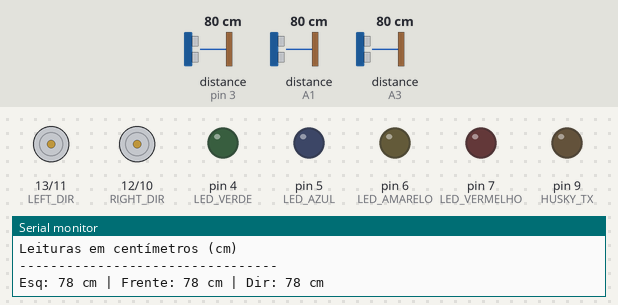
The sketch below on a simulated Arduino Uno, built with avr-gcc and run on an emulated ATmega328P. On the bench: direction and speed pins drawn as motors (green arrow = direction pin HIGH = forward, orange = LOW = backward, longer = more drive), output pins drawn as LEDs (lit = HIGH), the last lines printed to the serial monitor. Wiring (inferred from the names in the program): 3 × ultrasonic range finder: trigger pin 2, echo pin 3 / trigger A0, echo A1 / trigger A2, echo A3. The inputs (shaded band) are chosen by the test bench; at power-on: distance to the obstacle (sensors on pin 3, A1, A3) 80 cm. The echo pulse lasts 58.3 µs per cm; pins used as bus, display or sensor lines are not drawn.

Above: at 0.3 s.
At 1.2 s:
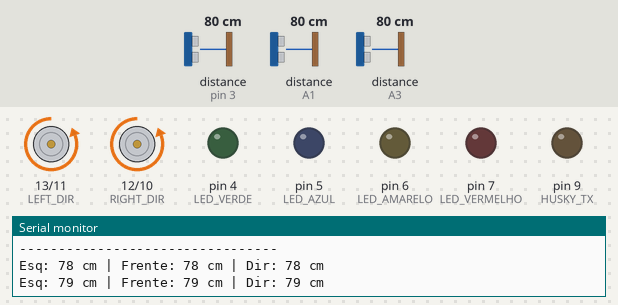
1.3 s: distance to the obstacle (sensor on pin 3) set to 2 cm
At 2.0 s:
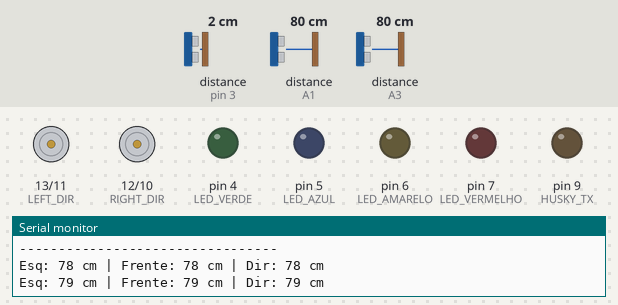
5.5 s: distance to the obstacle (sensor on A1) set to 24 cm
9.0 s: distance to the obstacle (sensor on A1) set to 19 cm
13.2 s: distance to the obstacle (sensor on A3) set to 23 cm
16.7 s: distance to the obstacle (sensor on A3) set to 19 cm
20.6 s: distance to the obstacle (sensor on A3) set to 35 cm
Timing chart, 0 to 25.8 s (numbered marks = the images above; inputs shaded):
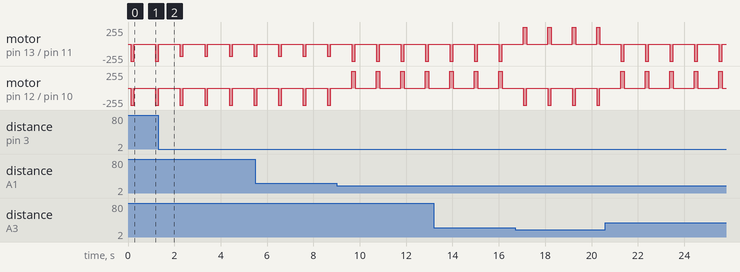

The sketch:

LABIRINTO_SENSORES_1.ino
```cpp
// ===============================================
// 🚗 CARRO ROBÔ LABIRINTO - REGRA DA DIREITA COM CORREÇÃO DE CENTRO
// Projeto: AI CHALLENGER - AzoresBot
// Baseado em: 3_sensores_serial_monitor.ino, AI_SEGUE_LINHA_v1.ino, AI_CHALLENGER_MOVIMENTO.ino
// Funcionalidade: Resolve labirinto seguindo a "regra da mão direita" com 3 sensores HC-SR04
//                 + Correção de trajetória para manter centro do corredor (desvia se <3cm de parede lateral)
//                 + Vira à direita só se espaço >20cm
// Driver de motores: L298P
// Configuração: Corredores de 40cm largura, carro de 20cm largura, sensores laterais a ~10cm de paredes no centro
// Movimentos: Alta velocidade (255), duração de 10ms, parada de 800ms
// Pinos extras: Incluídos para HuskyLens (8/9), OLED (A4/A5 I2C), LEDs (4-7), mesmo sem uso
// ===============================================

// --- LIGAÇÕES DOS SENSORES ---
#define TRIG_F A0  // Sensor Frente: Trigger
#define ECHO_F A1  // Sensor Frente: Echo
#define TRIG_L 2   // Sensor Esquerda: Trigger
#define ECHO_L 3   // Sensor Esquerda: Echo
#define TRIG_R A2  // Sensor Direita: Trigger
#define ECHO_R A3  // Sensor Direita: Echo

// --- LIGAÇÕES DOS MOTORES (L298P) ---
// Motor Direito: DIR (M1) = 12 (LOW = frente, HIGH = reverso), PWM (E1) = 10
// Motor Esquerdo: DIR (M2) = 13 (LOW = frente, HIGH = reverso), PWM (E2) = 11
#define RIGHT_DIR 12  // M1: Direção motor direito
#define RIGHT_PWM 10  // E1: PWM motor direito
#define LEFT_DIR 13   // M2: Direção motor esquerdo
#define LEFT_PWM 11   // E2: PWM motor esquerdo

// --- PINOS EXTRAS (MESMO SEM USO) ---
// HuskyLens (câmera): RX=8, TX=9 (SoftwareSerial)
#define HUSKY_RX 8
#define HUSKY_TX 9
// OLED: SDA=A4, SCL=A5 (I2C padrão)
// LEDs: Verde=4, Azul=5, Amarelo=6, Vermelho=7
#define LED_VERDE 4
#define LED_AZUL 5
#define LED_AMARELO 6
#define LED_VERMELHO 7

// --- CONFIGURAÇÕES ---
#define THRESHOLD 20       // Distância mínima para obstáculo frontal ou esquerda (cm)
#define RIGHT_THRESHOLD 20 // Distância mínima para virar à direita (cm) - mais estrito
#define MIN_SIDE_DIST 10    // Distância mínima lateral para correção (cm) - desvia se <3cm
#define TARGET_SIDE_DIST 10 // Distância alvo para sensores laterais (cm) - centro do corredor
#define SPEED 255          // Velocidade alta para todos os movimentos (0-255)
#define CORRECT_SPEED 180  // Velocidade reduzida para correções suaves (0-255)
#define MOVE_DURATION 150  // Duração dos movimentos (ms) - muito curto
#define STOP_DURATION 800  // Duração da parada após cada movimento (ms)

// --- Função que mede a distância de um sensor ---
long medirDistancia(int trigPin, int echoPin) {
  long duracao, distancia;

  digitalWrite(trigPin, LOW);
  delayMicroseconds(2);
  digitalWrite(trigPin, HIGH);
  delayMicroseconds(10);
  digitalWrite(trigPin, LOW);

  duracao = pulseIn(echoPin, HIGH, 30000); // Timeout de 30ms (~5m)
  distancia = duracao * 0.034 / 2;

  if (duracao == 0) return 200; // Se sem leitura, assume longe (livre)
  return distancia;
}

// --- Funções de controle dos motores (baseado em AI_CHALLENGER_MOVIMENTO.ino) ---
void moveForward(int leftSpeed, int rightSpeed) {
  digitalWrite(RIGHT_DIR, LOW);  // Direito: frente
  digitalWrite(LEFT_DIR, LOW);   // Esquerdo: frente
  analogWrite(RIGHT_PWM, rightSpeed);
  analogWrite(LEFT_PWM, leftSpeed);
  delay(MOVE_DURATION);
  stopMotors();
  delay(STOP_DURATION);
}

void turnLeft() {
  digitalWrite(LEFT_DIR, HIGH);  // Esquerdo: reverso (vira à esquerda)
  digitalWrite(RIGHT_DIR, LOW);  // Direito: frente
  analogWrite(LEFT_PWM, SPEED);
  analogWrite(RIGHT_PWM, SPEED);
  delay(MOVE_DURATION);
  stopMotors();
  delay(STOP_DURATION);
}

void turnRight() {
  digitalWrite(RIGHT_DIR, HIGH); // Direito: reverso (vira à direita)
  digitalWrite(LEFT_DIR, LOW);   // Esquerdo: frente
  analogWrite(RIGHT_PWM, SPEED);
  analogWrite(LEFT_PWM, SPEED);
  delay(MOVE_DURATION);
  stopMotors();
  delay(STOP_DURATION);
}

void turnBack() {  // U-turn (vira 180° - usa turnLeft por simplicidade)
  digitalWrite(LEFT_DIR, HIGH);  // Esquerdo: reverso
  digitalWrite(RIGHT_DIR, LOW);  // Direito: frente
  analogWrite(LEFT_PWM, SPEED);
  analogWrite(RIGHT_PWM, SPEED);
  delay(MOVE_DURATION);
  stopMotors();
  delay(STOP_DURATION);
}

// --- Função para parar os motores ---
void stopMotors() {
  analogWrite(RIGHT_PWM, 0);     // Desliga PWM direito
  analogWrite(LEFT_PWM, 0);      // Desliga PWM esquerdo
}

// -----------------------------------------------
void setup() {
  // Configura pinos dos sensores
  pinMode(TRIG_F, OUTPUT);
  pinMode(ECHO_F, INPUT);
  pinMode(TRIG_L, OUTPUT);
  pinMode(ECHO_L, INPUT);
  pinMode(TRIG_R, OUTPUT);
  pinMode(ECHO_R, INPUT);

  // Configura pinos dos motores (L298P)
  pinMode(RIGHT_DIR, OUTPUT);
  pinMode(RIGHT_PWM, OUTPUT);
  pinMode(LEFT_DIR, OUTPUT);
  pinMode(LEFT_PWM, OUTPUT);

  // Configura pinos extras (mesmo sem uso)
  pinMode(HUSKY_RX, INPUT);      // RX para HuskyLens
  pinMode(HUSKY_TX, OUTPUT);     // TX para HuskyLens
  // OLED usa A4/A5 por padrão no I2C, não precisa pinMode
  pinMode(LED_VERDE, OUTPUT);
  pinMode(LED_AZUL, OUTPUT);
  pinMode(LED_AMARELO, OUTPUT);
  pinMode(LED_VERMELHO, OUTPUT);

  // Inicia Serial para depuração
  Serial.begin(9600);
  Serial.println("=== CARRO ROBÔ LABIRINTO - REGRA DA DIREITA COM CORREÇÃO ===");
  Serial.println("Leituras em centímetros (cm)");
  Serial.println("---------------------------------");

  // Apaga LEDs iniciais (mesmo sem uso)
  digitalWrite(LED_VERDE, LOW);
  digitalWrite(LED_AZUL, LOW);
  digitalWrite(LED_AMARELO, LOW);
  digitalWrite(LED_VERMELHO, LOW);
}

// -----------------------------------------------
void loop() {
  // Mede distâncias
  long distE = medirDistancia(TRIG_L, ECHO_L); // Esquerda
  long distF = medirDistancia(TRIG_F, ECHO_F); // Frente
  long distD = medirDistancia(TRIG_R, ECHO_R); // Direita

  // Mostra leituras no Serial
  Serial.print("Esq: "); Serial.print(distE); Serial.print(" cm | ");
  Serial.print("Frente: "); Serial.print(distF); Serial.print(" cm | ");
  Serial.print("Dir: "); Serial.print(distD); Serial.println(" cm");

  // Lógica: Regra da Mão Direita para Labirintos + Correção de Centro
  // Prioridade: Frente livre? Segue em frente (com correção lateral).
  // Senão, direita livre (>20cm)? Vira à direita.
  // Senão, esquerda livre? Vira à esquerda.
  // Senão, U-turn.
  if (distF > THRESHOLD) {
    // Frente livre: Segue em frente, mas corrige se perto de parede lateral
    if (distE < MIN_SIDE_DIST) {
      // Perto da esquerda (<3cm): Desvia ligeiramente à direita
      moveForward(CORRECT_SPEED, SPEED);
    } else if (distD < MIN_SIDE_DIST) {
      // Perto da direita (<3cm): Desvia ligeiramente à esquerda
      moveForward(SPEED, CORRECT_SPEED);
    } else if (abs(distE - distD) > 2) { // Diferença >2cm entre lados: corrige para centrar
      if (distE < distD) {
        // Mais perto da esquerda: Desvia ligeiramente à direita
        moveForward(CORRECT_SPEED, SPEED);
      } else {
        // Mais perto da direita: Desvia ligeiramente à esquerda
        moveForward(SPEED, CORRECT_SPEED);
      }
    } else {
      // Centrado (~10cm de cada lado): Avança reto
      moveForward(SPEED, SPEED);
    }
  } else if (distD > RIGHT_THRESHOLD) {
    // Direita livre (>20cm): Vira à direita
    turnRight();
  } else if (distE > THRESHOLD) {
    // Esquerda livre: Vira à esquerda
    turnLeft();
  } else {
    // Todos bloqueados: U-turn
    turnBack();
  }

  delay(100);  // Pequeno delay entre ciclos para evitar sobrecarga
}
```

Measured:
- by itself, motor on pin 13 (LEFT_DIR) / pin 11 (LEFT_PWM): alternates backward 255/255 for 0.15 s and stopped for 0.91 s
- by itself, motor on pin 12 (RIGHT_DIR) / pin 10 (RIGHT_PWM): alternates forward 255/255 for 0.15 s and stopped for 0.91 s
